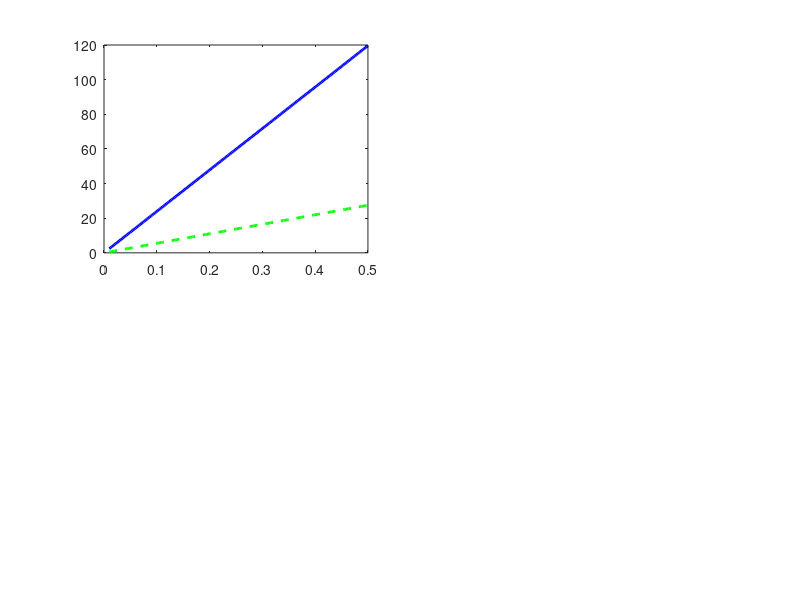

MATLAB code for this plot: (Note: this script raises an error after producing the figure.)
%% ============================================================
%  Spur Gear Stress Analysis — 6:1 Reduction (Phase 1)
%  Lewis Bending Stress & Hertzian Contact Stress
%
%  Assembly:  SimpleGearRatio (Fusion 360)
%  Pinion:    6T  driver  (critical / high-stress component)
%  Gear:      36T driven
%  Module:    m  = 2 mm
%  Material:  ABS thermoplastic (both gears)
%  Author:    Luis Avila
% =============================================================

clear; clc; close all;

%% ── 1. GEAR GEOMETRY ─────────────────────────────────────────
m   = 2;          % module (mm)
Z1  = 6;          % pinion tooth count (driver)
Z2  = 36;         % gear tooth count  (driven)
GR  = Z2 / Z1;    % gear ratio = 6

phi = 20;         % pressure angle (degrees) — standard for spur gears
phi_r = deg2rad(phi);

% Pitch diameters
d1 = m * Z1;      % pinion  pitch diameter (mm) = 12 mm
d2 = m * Z2;      % gear    pitch diameter (mm) = 72 mm

% Face width — rule of thumb: 8–12 × module
b = 10;           % face width (mm)

% Addendum & dedendum
a   = m;              % addendum (mm)
ded = 1.25 * m;       % dedendum (mm)

fprintf('=== Gear Geometry ===\n');
fprintf('Module:           %g mm\n',  m);
fprintf('Gear ratio:       %g : 1\n', GR);
fprintf('Pinion pitch dia: %g mm\n',  d1);
fprintf('Gear  pitch dia:  %g mm\n',  d2);
fprintf('Face width:       %g mm\n',  b);
fprintf('Centre distance:  %g mm\n\n', (d1+d2)/2);

%% ── 2. MATERIAL PROPERTIES (ABS) ────────────────────────────
% Source: Typical ABS injection-moulded properties
E_ABS    = 2000;    % Young's modulus (MPa)
nu_ABS   = 0.35;    % Poisson's ratio
Sy_ABS   = 40;      % Yield strength (MPa)
Su_ABS   = 45;      % Ultimate tensile strength (MPa)

% Allowable bending stress (conservative: Sy / SF, SF = 2)
SF_bend  = 2.0;
sigma_all = Sy_ABS / SF_bend;   % 20 MPa

fprintf('=== Material: ABS ===\n');
fprintf('E  = %g MPa\n',   E_ABS);
fprintf('Sy = %g MPa\n',   Sy_ABS);
fprintf('Allowable bending stress = %g MPa (SF = %.1f)\n\n', sigma_all, SF_bend);

%% ── 3. LOADING ───────────────────────────────────────────────
% Define a range of input torques on the pinion shaft
T1_range = linspace(0.01, 0.5, 200);   % N·m  (0.01 -> 0.5 N·m)

% Tangential force on pinion pitch circle
% Wt = T1 / (d1/2)  [units: N·m / m -> N]
r1_m   = (d1 / 2) / 1000;              % pitch radius in metres
Wt     = T1_range ./ r1_m;             % tangential load (N)

%% ── 4. LEWIS BENDING STRESS ──────────────────────────────────
% sigma_b = Wt / (b * m * Y)
% Y = Lewis form factor — approximation for full-depth teeth:
%   Y ≈ 0.154 - 0.912/Z   (Barth equation, phi = 14.5°)
%   For phi = 20°: Y ≈ 0.175 - 0.841/Z  (Shigley's Table 14-2 curve fit)

Y1 = 0.175 - 0.841 / Z1;   % pinion  (Z=6,  lowest Y -> highest stress)
Y2 = 0.175 - 0.841 / Z2;   % gear    (Z=36)

b_m  = b  / 1000;           % face width  in metres
m_m  = m  / 1000;           % module      in metres

sigma_b1 = Wt ./ (b_m * m_m * Y1) / 1e6;   % MPa — pinion
sigma_b2 = Wt ./ (b_m * m_m * Y2) / 1e6;   % MPa — gear

%% ── 5. HERTZIAN CONTACT STRESS ───────────────────────────────
% sigma_H = sqrt( Wt * (1/R1 + 1/R2) / (pi * b * Z_E) )
%
% Z_E = elastic coefficient for same-material pair:
%   Z_E = sqrt( E / (2*(1-nu^2)*pi) )  [simplified for identical materials]
%
% Contact radii of curvature at pitch point:
%   rho1 = r1 * sin(phi)
%   rho2 = r2 * sin(phi)

r2_m   = (d2 / 2) / 1000;
rho1   = r1_m * sin(phi_r);
rho2   = r2_m * sin(phi_r);

Z_E    = sqrt( E_ABS*1e6 / (2 * pi * (1 - nu_ABS^2)) );   % Pa^0.5

sigma_H = sqrt( (Wt ./ (b_m)) .* (1/rho1 + 1/rho2) / (pi * Z_E) ) / 1e3; % MPa
% Note: dividing by 1e3 converts Pa^0.5 result to MPa

%% ── 6. SAFETY FACTORS vs TORQUE ─────────────────────────────
SF_lewis   = sigma_all ./ sigma_b1;    % Lewis  safety factor (pinion)
SF_hertz   = (Sy_ABS   ./ sigma_H);   % Hertz  safety factor (yield proxy)

% Find max safe torque (SF_lewis >= 1 and SF_hertz >= 1)
safe_idx = find(SF_lewis >= 1 & SF_hertz >= 1, 1, 'last');
if ~isempty(safe_idx)
    T_max_safe = T1_range(safe_idx);
else
    T_max_safe = 0;
end

fprintf('=== Stress Results at T1 = 0.1 N·m ===\n');
idx_ref = find(T1_range >= 0.1, 1);
fprintf('Tangential force Wt:        %.2f N\n',   Wt(idx_ref));
fprintf('Lewis bending stress (6T):  %.2f MPa\n', sigma_b1(idx_ref));
fprintf('Lewis bending stress (36T): %.2f MPa\n', sigma_b2(idx_ref));
fprintf('Hertzian contact stress:    %.2f MPa\n', sigma_H(idx_ref));
fprintf('Bending SF (pinion):        %.2f\n',     SF_lewis(idx_ref));
fprintf('\nMax safe input torque (SF ≥ 1): %.3f N·m\n\n', T_max_safe);

%% ── 7. PLOTS ─────────────────────────────────────────────────
fig = figure('Name','Gear Stress Analysis','Color','w','Position',[100 100 1100 750]);

% --- Plot 1: Bending Stress vs Torque ---
subplot(2,2,1);
plot(T1_range, sigma_b1, 'b-',  'LineWidth', 2); hold on;
plot(T1_range, sigma_b2, 'g--', 'LineWidth', 2);
yline(sigma_all, 'r-', 'Allowable (20 MPa)', 'LineWidth',1.5,'LabelHorizontalAlignment','left');
xlabel('Input Torque T_1 (N·m)');
ylabel('Lewis Bending Stress \sigma_b (MPa)');
title('Lewis Bending Stress vs Input Torque');
legend('Pinion (6T) — critical','Gear (36T)','Location','northwest');
grid on; xlim([0 0.5]); ylim([0 max(sigma_b1)*1.15]);

% --- Plot 2: Hertzian Contact Stress vs Torque ---
subplot(2,2,2);
plot(T1_range, sigma_H, 'm-', 'LineWidth', 2); hold on;
yline(Sy_ABS, 'r-', sprintf('Yield = %g MPa',Sy_ABS), ...
      'LineWidth',1.5,'LabelHorizontalAlignment','left');
xlabel('Input Torque T_1 (N·m)');
ylabel('Contact Stress \sigma_H (MPa)');
title('Hertzian Contact Stress vs Input Torque');
legend('Contact stress','Location','northwest');
grid on; xlim([0 0.5]);

% --- Plot 3: Safety Factors vs Torque ---
subplot(2,2,3);
plot(T1_range, SF_lewis, 'b-', 'LineWidth', 2); hold on;
plot(T1_range, SF_hertz, 'm--','LineWidth', 2);
yline(1, 'r-', 'SF = 1  (failure)', 'LineWidth',1.5);
yline(2, 'k:', 'SF = 2  (design target)', 'LineWidth',1.2);
xlabel('Input Torque T_1 (N·m)');
ylabel('Safety Factor');
title('Safety Factors vs Input Torque');
legend('Bending SF (pinion)','Hertz SF','Location','northeast');
grid on; xlim([0 0.5]); ylim([0 10]);

% --- Plot 4: Tooth geometry summary (bar chart) ---
subplot(2,2,4);
params     = {'Pitch dia (mm)','Addendum (mm)','Dedendum (mm)','Y (Lewis)'};
pinion_vals= [d1, a, ded, Y1];
gear_vals  = [d2, a, ded, Y2];
X = categorical(params);
X = reordercats(X, params);
b_grp = bar(X, [pinion_vals; gear_vals]');
b_grp(1).FaceColor = [0.2 0.4 0.8];
b_grp(2).FaceColor = [0.2 0.7 0.4];
legend('Pinion (6T)','Gear (36T)','Location','northwest');
title('Gear Parameter Comparison');
ylabel('Value');
grid on;

sgtitle(sprintf('Spur Gear Stress Analysis  |  Module m=%g, GR=%g:1, ABS, b=%g mm', m, GR, b), ...
        'FontSize', 13, 'FontWeight','bold');

% Save figure
saveas(fig, '/mnt/user-data/outputs/GearStressAnalysis_Plots.png');
fprintf('Plots saved to GearStressAnalysis_Plots.png\n');
